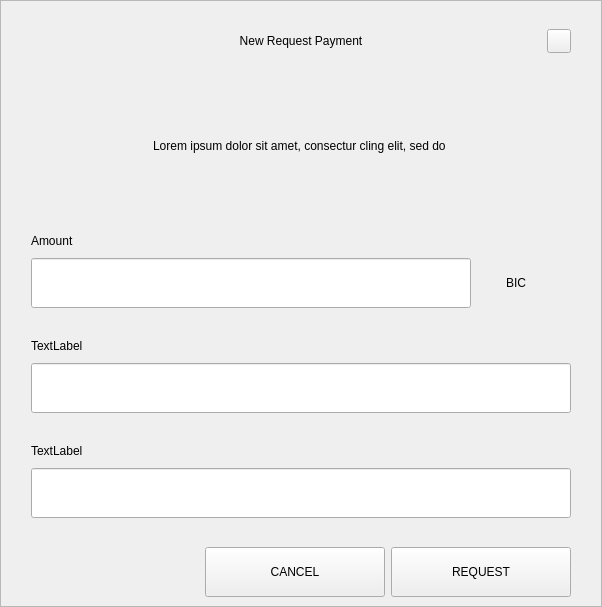
<?xml version="1.0" encoding="UTF-8"?>
<ui version="4.0">
 <class>RequestDialog</class>
 <widget class="QDialog" name="RequestDialog">
  <property name="geometry">
   <rect>
    <x>0</x>
    <y>0</y>
    <width>602</width>
    <height>607</height>
   </rect>
  </property>
  <property name="windowTitle">
   <string>Dialog</string>
  </property>
  <layout class="QVBoxLayout" name="verticalLayout_5">
   <property name="spacing">
    <number>0</number>
   </property>
   <property name="leftMargin">
    <number>0</number>
   </property>
   <property name="topMargin">
    <number>0</number>
   </property>
   <property name="rightMargin">
    <number>0</number>
   </property>
   <property name="bottomMargin">
    <number>0</number>
   </property>
   <item>
    <widget class="QFrame" name="frame">
     <property name="styleSheet">
      <string notr="true"/>
     </property>
     <property name="frameShape">
      <enum>QFrame::StyledPanel</enum>
     </property>
     <property name="frameShadow">
      <enum>QFrame::Raised</enum>
     </property>
     <layout class="QVBoxLayout" name="verticalLayout_4" stretch="1,0,0">
      <property name="spacing">
       <number>0</number>
      </property>
      <property name="leftMargin">
       <number>30</number>
      </property>
      <property name="topMargin">
       <number>20</number>
      </property>
      <property name="rightMargin">
       <number>30</number>
      </property>
      <property name="bottomMargin">
       <number>0</number>
      </property>
      <item>
       <layout class="QHBoxLayout" name="horizontalLayout_3">
        <property name="spacing">
         <number>0</number>
        </property>
        <item>
         <spacer name="horizontalSpacer_21">
          <property name="orientation">
           <enum>Qt::Horizontal</enum>
          </property>
          <property name="sizeHint" stdset="0">
           <size>
            <width>40</width>
            <height>20</height>
           </size>
          </property>
         </spacer>
        </item>
        <item>
         <widget class="QLabel" name="labelTitle">
          <property name="minimumSize">
           <size>
            <width>0</width>
            <height>40</height>
           </size>
          </property>
          <property name="maximumSize">
           <size>
            <width>16777215</width>
            <height>40</height>
           </size>
          </property>
          <property name="styleSheet">
           <string notr="true">padding-left:24px;</string>
          </property>
          <property name="text">
           <string>New Request Payment</string>
          </property>
          <property name="alignment">
           <set>Qt::AlignCenter</set>
          </property>
          <property name="margin">
           <number>7</number>
          </property>
         </widget>
        </item>
        <item>
         <spacer name="horizontalSpacer">
          <property name="orientation">
           <enum>Qt::Horizontal</enum>
          </property>
          <property name="sizeHint" stdset="0">
           <size>
            <width>40</width>
            <height>20</height>
           </size>
          </property>
         </spacer>
        </item>
        <item>
         <widget class="QPushButton" name="btnEsc">
          <property name="minimumSize">
           <size>
            <width>24</width>
            <height>24</height>
           </size>
          </property>
          <property name="maximumSize">
           <size>
            <width>24</width>
            <height>24</height>
           </size>
          </property>
          <property name="focusPolicy">
           <enum>Qt::NoFocus</enum>
          </property>
          <property name="text">
           <string/>
          </property>
         </widget>
        </item>
       </layout>
      </item>
      <item>
       <widget class="QStackedWidget" name="stack">
        <property name="minimumSize">
         <size>
          <width>540</width>
          <height>0</height>
         </size>
        </property>
        <property name="maximumSize">
         <size>
          <width>540</width>
          <height>16777215</height>
         </size>
        </property>
        <property name="currentIndex">
         <number>0</number>
        </property>
        <widget class="QWidget" name="page_1">
         <property name="minimumSize">
          <size>
           <width>540</width>
           <height>0</height>
          </size>
         </property>
         <property name="maximumSize">
          <size>
           <width>540</width>
           <height>16777215</height>
          </size>
         </property>
         <layout class="QVBoxLayout" name="layout1">
          <property name="spacing">
           <number>0</number>
          </property>
          <property name="leftMargin">
           <number>0</number>
          </property>
          <property name="topMargin">
           <number>0</number>
          </property>
          <property name="rightMargin">
           <number>0</number>
          </property>
          <property name="bottomMargin">
           <number>0</number>
          </property>
          <item>
           <spacer name="verticalSpacer_21">
            <property name="orientation">
             <enum>Qt::Vertical</enum>
            </property>
            <property name="sizeType">
             <enum>QSizePolicy::Fixed</enum>
            </property>
            <property name="sizeHint" stdset="0">
             <size>
              <width>20</width>
              <height>30</height>
             </size>
            </property>
           </spacer>
          </item>
          <item alignment="Qt::AlignHCenter">
           <widget class="QLabel" name="labelMessage">
            <property name="minimumSize">
             <size>
              <width>400</width>
              <height>50</height>
             </size>
            </property>
            <property name="text">
             <string>Lorem ipsum dolor sit amet, consectur cling elit, sed do </string>
            </property>
            <property name="alignment">
             <set>Qt::AlignCenter</set>
            </property>
            <property name="wordWrap">
             <bool>true</bool>
            </property>
           </widget>
          </item>
          <item alignment="Qt::AlignBottom">
           <widget class="QWidget" name="containerAmount" native="true">
            <layout class="QVBoxLayout" name="verticalLayout">
             <property name="spacing">
              <number>9</number>
             </property>
             <property name="leftMargin">
              <number>0</number>
             </property>
             <property name="topMargin">
              <number>0</number>
             </property>
             <property name="rightMargin">
              <number>0</number>
             </property>
             <property name="bottomMargin">
              <number>0</number>
             </property>
             <item>
              <widget class="QLabel" name="labelSubtitleAmount">
               <property name="minimumSize">
                <size>
                 <width>350</width>
                 <height>16</height>
                </size>
               </property>
               <property name="maximumSize">
                <size>
                 <width>16777215</width>
                 <height>16</height>
                </size>
               </property>
               <property name="text">
                <string>Amount</string>
               </property>
              </widget>
             </item>
             <item alignment="Qt::AlignTop">
              <widget class="QWidget" name="layoutAmount" native="true">
               <layout class="QHBoxLayout" name="horizontalLayout" stretch="2,0">
                <property name="spacing">
                 <number>0</number>
                </property>
                <property name="leftMargin">
                 <number>0</number>
                </property>
                <property name="topMargin">
                 <number>0</number>
                </property>
                <property name="rightMargin">
                 <number>0</number>
                </property>
                <property name="bottomMargin">
                 <number>0</number>
                </property>
                <item>
                 <widget class="QLineEdit" name="lineEditAmount">
                  <property name="minimumSize">
                   <size>
                    <width>0</width>
                    <height>50</height>
                   </size>
                  </property>
                  <property name="maximumSize">
                   <size>
                    <width>16777215</width>
                    <height>50</height>
                   </size>
                  </property>
                 </widget>
                </item>
                <item>
                 <widget class="QWidget" name="comboContainer" native="true">
                  <property name="minimumSize">
                   <size>
                    <width>100</width>
                    <height>50</height>
                   </size>
                  </property>
                  <property name="maximumSize">
                   <size>
                    <width>16777215</width>
                    <height>50</height>
                   </size>
                  </property>
                  <layout class="QHBoxLayout" name="horizontalLayout_31">
                   <property name="spacing">
                    <number>0</number>
                   </property>
                   <property name="leftMargin">
                    <number>0</number>
                   </property>
                   <property name="topMargin">
                    <number>0</number>
                   </property>
                   <property name="rightMargin">
                    <number>10</number>
                   </property>
                   <property name="bottomMargin">
                    <number>0</number>
                   </property>
                   <item>
                    <widget class="QLabel" name="comboBoxCoin">
                     <property name="text">
                      <string>BIC</string>
                     </property>
                     <property name="alignment">
                      <set>Qt::AlignCenter</set>
                     </property>
                    </widget>
                   </item>
                  </layout>
                 </widget>
                </item>
               </layout>
              </widget>
             </item>
            </layout>
           </widget>
          </item>
          <item>
           <spacer name="verticalSpacer_31">
            <property name="orientation">
             <enum>Qt::Vertical</enum>
            </property>
            <property name="sizeType">
             <enum>QSizePolicy::Fixed</enum>
            </property>
            <property name="sizeHint" stdset="0">
             <size>
              <width>20</width>
              <height>30</height>
             </size>
            </property>
           </spacer>
          </item>
          <item>
           <layout class="QVBoxLayout" name="verticalLayoutLabel">
            <property name="spacing">
             <number>9</number>
            </property>
            <item>
             <widget class="QLabel" name="labelSubtitleLabel">
              <property name="minimumSize">
               <size>
                <width>0</width>
                <height>16</height>
               </size>
              </property>
              <property name="maximumSize">
               <size>
                <width>16777215</width>
                <height>16</height>
               </size>
              </property>
              <property name="text">
               <string>TextLabel</string>
              </property>
             </widget>
            </item>
            <item>
             <widget class="QLineEdit" name="lineEditLabel">
              <property name="minimumSize">
               <size>
                <width>0</width>
                <height>50</height>
               </size>
              </property>
              <property name="maximumSize">
               <size>
                <width>16777215</width>
                <height>50</height>
               </size>
              </property>
             </widget>
            </item>
           </layout>
          </item>
          <item>
           <spacer name="verticalSpacer_34">
            <property name="orientation">
             <enum>Qt::Vertical</enum>
            </property>
            <property name="sizeType">
             <enum>QSizePolicy::Fixed</enum>
            </property>
            <property name="sizeHint" stdset="0">
             <size>
              <width>20</width>
              <height>30</height>
             </size>
            </property>
           </spacer>
          </item>
          <item>
           <layout class="QVBoxLayout" name="verticalLayoutDescription">
            <property name="spacing">
             <number>9</number>
            </property>
            <item>
             <widget class="QLabel" name="labelSubtitleDescription">
              <property name="minimumSize">
               <size>
                <width>0</width>
                <height>16</height>
               </size>
              </property>
              <property name="maximumSize">
               <size>
                <width>16777215</width>
                <height>16</height>
               </size>
              </property>
              <property name="text">
               <string>TextLabel</string>
              </property>
             </widget>
            </item>
            <item>
             <widget class="QLineEdit" name="lineEditDescription">
              <property name="minimumSize">
               <size>
                <width>0</width>
                <height>50</height>
               </size>
              </property>
              <property name="maximumSize">
               <size>
                <width>16777215</width>
                <height>50</height>
               </size>
              </property>
             </widget>
            </item>
            <item>
             <spacer name="verticalSpacer_4">
              <property name="orientation">
               <enum>Qt::Vertical</enum>
              </property>
              <property name="sizeType">
               <enum>QSizePolicy::Fixed</enum>
              </property>
              <property name="sizeHint" stdset="0">
               <size>
                <width>20</width>
                <height>20</height>
               </size>
              </property>
             </spacer>
            </item>
           </layout>
          </item>
         </layout>
        </widget>
        <widget class="QWidget" name="page_2">
         <layout class="QVBoxLayout" name="layout2">
          <item>
           <spacer name="verticalSpacer_5">
            <property name="orientation">
             <enum>Qt::Vertical</enum>
            </property>
            <property name="sizeType">
             <enum>QSizePolicy::Fixed</enum>
            </property>
            <property name="sizeHint" stdset="0">
             <size>
              <width>20</width>
              <height>50</height>
             </size>
            </property>
           </spacer>
          </item>
          <item alignment="Qt::AlignHCenter">
           <widget class="QLabel" name="labelQrImg">
            <property name="minimumSize">
             <size>
              <width>260</width>
              <height>260</height>
             </size>
            </property>
            <property name="maximumSize">
             <size>
              <width>260</width>
              <height>260</height>
             </size>
            </property>
            <property name="text">
             <string/>
            </property>
            <property name="alignment">
             <set>Qt::AlignCenter</set>
            </property>
           </widget>
          </item>
          <item>
           <spacer name="verticalSpacer_2">
            <property name="orientation">
             <enum>Qt::Vertical</enum>
            </property>
            <property name="sizeType">
             <enum>QSizePolicy::Fixed</enum>
            </property>
            <property name="sizeHint" stdset="0">
             <size>
              <width>20</width>
              <height>30</height>
             </size>
            </property>
           </spacer>
          </item>
          <item alignment="Qt::AlignHCenter">
           <widget class="QLabel" name="labelAddress">
            <property name="text">
             <string>E7VFR83SQbiezrW72hjcWJtcfip5krte2Z </string>
            </property>
           </widget>
          </item>
          <item>
           <spacer name="verticalSpacer_32">
            <property name="orientation">
             <enum>Qt::Vertical</enum>
            </property>
            <property name="sizeType">
             <enum>QSizePolicy::Expanding</enum>
            </property>
            <property name="sizeHint" stdset="0">
             <size>
              <width>20</width>
              <height>20</height>
             </size>
            </property>
           </spacer>
          </item>
          <item>
           <layout class="QHBoxLayout" name="horizontal">
            <property name="leftMargin">
             <number>20</number>
            </property>
            <property name="rightMargin">
             <number>20</number>
            </property>
            <property name="bottomMargin">
             <number>20</number>
            </property>
            <item>
             <spacer name="horizontalSpacer_4">
              <property name="orientation">
               <enum>Qt::Horizontal</enum>
              </property>
              <property name="sizeHint" stdset="0">
               <size>
                <width>40</width>
                <height>20</height>
               </size>
              </property>
             </spacer>
            </item>
            <item>
             <widget class="QPushButton" name="btnCopyAddress">
              <property name="minimumSize">
               <size>
                <width>180</width>
                <height>50</height>
               </size>
              </property>
              <property name="text">
               <string>COPY ADDRESS</string>
              </property>
             </widget>
            </item>
            <item>
             <widget class="QPushButton" name="btnCopyUrl">
              <property name="minimumSize">
               <size>
                <width>180</width>
                <height>50</height>
               </size>
              </property>
              <property name="text">
               <string>COPY URL</string>
              </property>
             </widget>
            </item>
            <item>
             <spacer name="horizontalSpacer_2">
              <property name="orientation">
               <enum>Qt::Horizontal</enum>
              </property>
              <property name="sizeHint" stdset="0">
               <size>
                <width>40</width>
                <height>20</height>
               </size>
              </property>
             </spacer>
            </item>
           </layout>
          </item>
         </layout>
        </widget>
       </widget>
      </item>
      <item>
       <widget class="QWidget" name="buttonsStack" native="true">
        <layout class="QHBoxLayout" name="horizontalLayout_5">
         <property name="leftMargin">
          <number>20</number>
         </property>
         <property name="rightMargin">
          <number>0</number>
         </property>
         <item>
          <spacer name="horizontalSpacer_41">
           <property name="orientation">
            <enum>Qt::Horizontal</enum>
           </property>
           <property name="sizeHint" stdset="0">
            <size>
             <width>40</width>
             <height>20</height>
            </size>
           </property>
          </spacer>
         </item>
         <item>
          <widget class="QPushButton" name="btnCancel">
           <property name="minimumSize">
            <size>
             <width>180</width>
             <height>50</height>
            </size>
           </property>
           <property name="focusPolicy">
            <enum>Qt::NoFocus</enum>
           </property>
           <property name="text">
            <string>CANCEL</string>
           </property>
          </widget>
         </item>
         <item>
          <widget class="QPushButton" name="btnSave">
           <property name="minimumSize">
            <size>
             <width>180</width>
             <height>50</height>
            </size>
           </property>
           <property name="focusPolicy">
            <enum>Qt::NoFocus</enum>
           </property>
           <property name="text">
            <string>REQUEST</string>
           </property>
          </widget>
         </item>
        </layout>
       </widget>
      </item>
     </layout>
    </widget>
   </item>
  </layout>
 </widget>
 <resources/>
 <connections/>
</ui>
